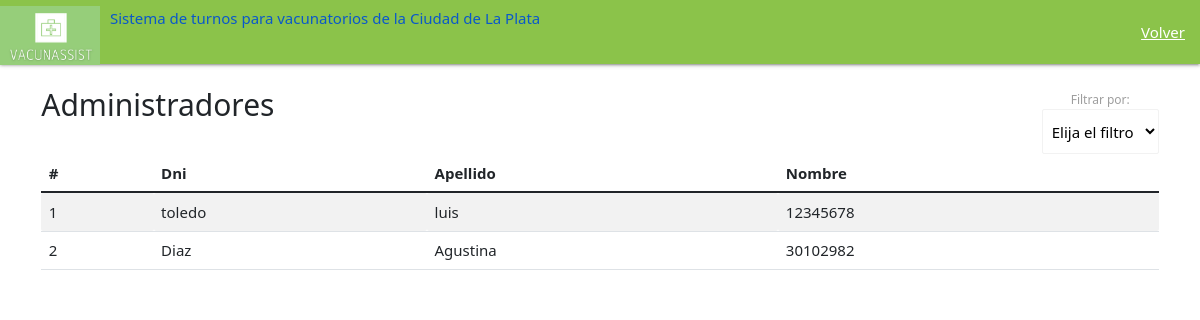
The page /lista-de-administradores/ (signed in) on the database as committed earlier.
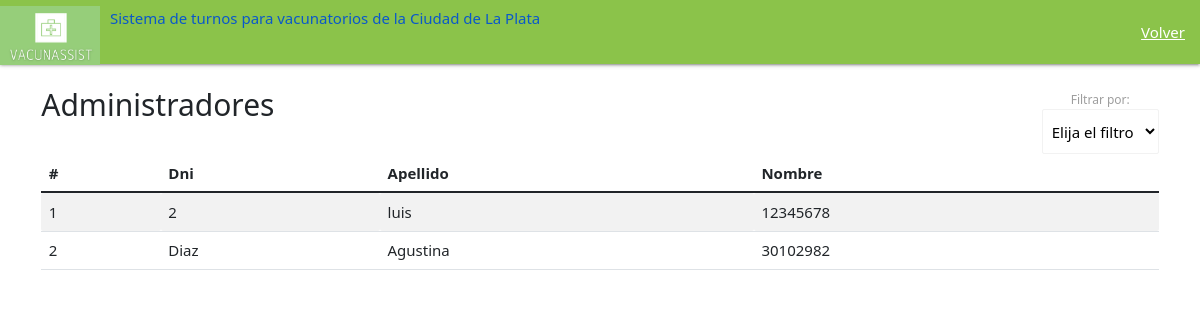
The same page on the database as committed later.
### main/models.py (models this page shows, shortened)
class Administrador(models.Model):
    administrador_nombre= models.CharField(max_length=200)
    administrador_apellido= models.CharField(max_length=20)
    administrador_fechaNac= models.DateTimeField("fecha nacimiento")
    administrador_zona= models.CharField(max_length=200)
    administrador_dni= models.IntegerField()
    contraseña = models.CharField(max_length=200)
    administrador_email= models.EmailField(max_length=254)
    codigo= models.IntegerField()

### main/views.py (the view)
# urls.py: path('lista-de-administradores/', views.lista_administradores, name= 'lista_administradores' ),
@login_required(login_url='/login/')
def lista_administradores(request):
    administradorList= Administrador.objects.all()
    return render(request,"main/listado-administradores.html",{"administradores" : administradorList})

### main/templates/main/listado-administradores.html (shortened to what this page needs)
<!DOCTYPE html>
{% load static %}
<html lang="en" dir="ltr">
  <head>
        <link rel="stylesheet" href="https://cdnjs.cloudflare.com/ajax/libs/materialize/1.0.0/css/materialize.min.css">
        <link type='text/css' href="{% static 'css/estilo.css' %}" rel="stylesheet" />
        <link href="https://cdn.jsdelivr.net/npm/bootstrap@5.1.3/dist/css/bootstrap.min.css" rel="stylesheet">
    <link href="https://cdn.jsdelivr.net/npm/bootstrap@5.1.3/dist/css/bootstrap.min.css" rel="stylesheet">
    <nav>
        <div class="nav-wrapper  light-green">
          <a href="/" class="brand-logo">
            <img src="{% static 'imagenes/Logo_VacunAssist_recortado.png' %}" class="img-fluid" width="100" height="66">
          <div class="right"  style="margin: 9px 0px 0px 10px">
            <h6>Sistema de turnos para vacunatorios de la Ciudad de La Plata</h6>
            </div>
          </a>
          <ul id="nav-mobile" class="right hide-on-med">
            <li><a href="/inicio_admin/">Volver</a></li>
          </ul>
        </div>
      </nav>
      <body>
        <div class="center">
        <div class="container py-4">
          <div class="row">
            <div class="col-md-12">
                <div class="right">
                <div class="col-md-12">
                    <label>Filtrar por: </label>
                <select id= "vacunatorio" class="browser-default"   name="vacunatorio">
                    <option value="" disabled selected>Elija el filtro</option>
                  </select>
                </div>
            </div>
            <div class="left">
              <h2>Administradores</h2>
                </div>
            </div>
<div class="table-responsive">
    <table class="table table-striped">
      <thead>
        <tr>
        <th style="text-align: left">#</th>
        <th style="text-align: left">Dni</th>
        <th style="text-align: left" >Apellido</th>
        <th style="text-align: left">Nombre</th>
      </thead>
      <tbody>
        {% for c in administradores %}
        <tr>
          <td>{{forloop.counter}}</td>
          <td>{{c.administrador_apellido}} </td>
          <td> {{c.administrador_nombre}}</td>
          <td>{{c.administrador_dni}}</td>
        </tr>
        {% endfor%}
      </tbody>
    </table>
    </body>

Rows that differ between the two databases and show on the page:
changed Administrador "luis": administrador_apellido "toledo" → "2"
